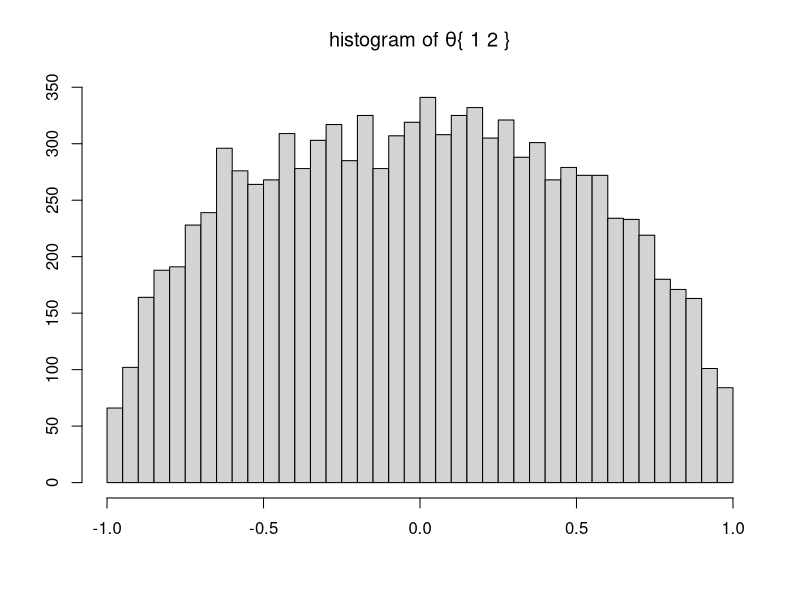
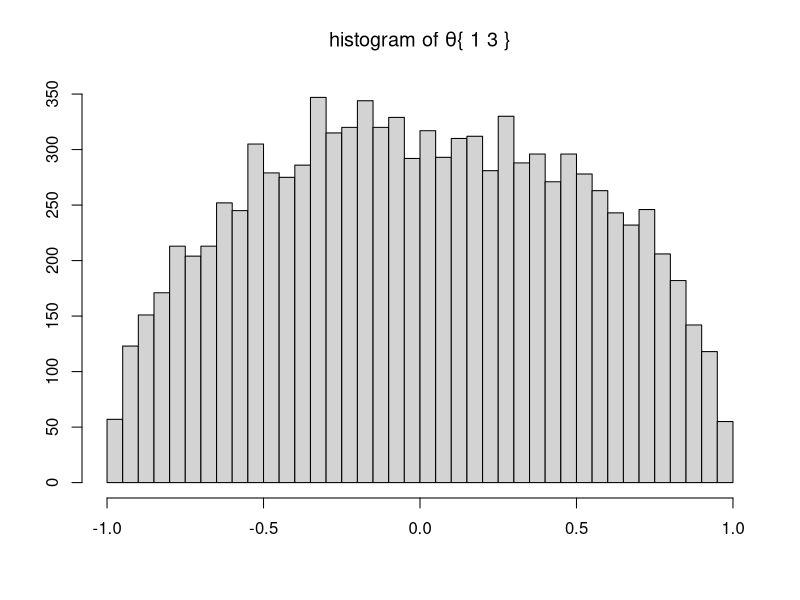
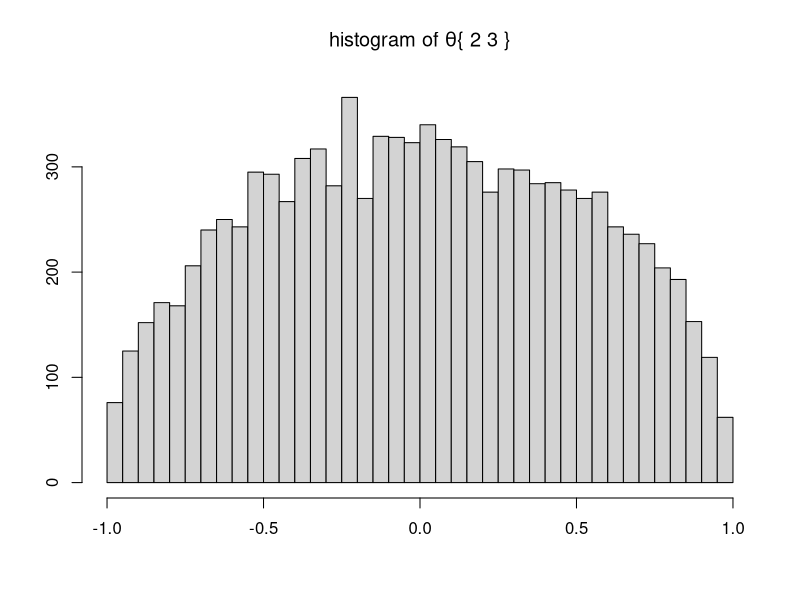
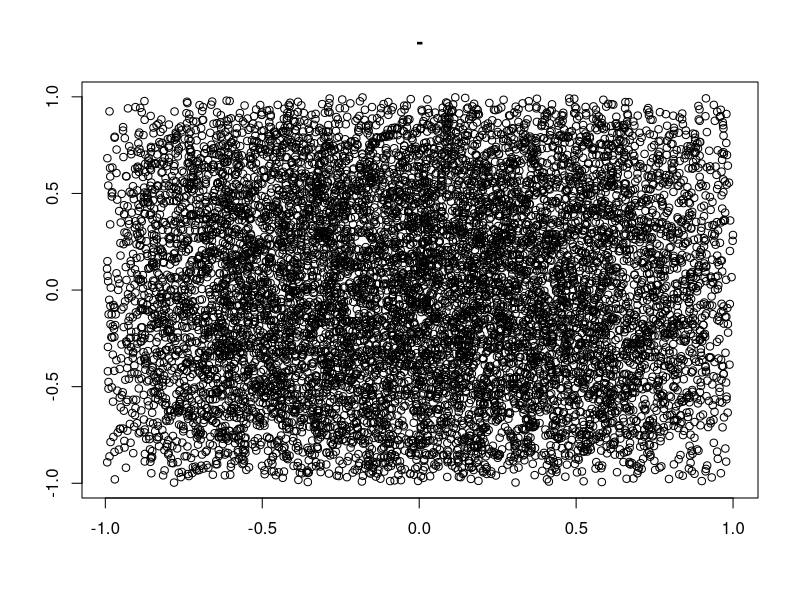
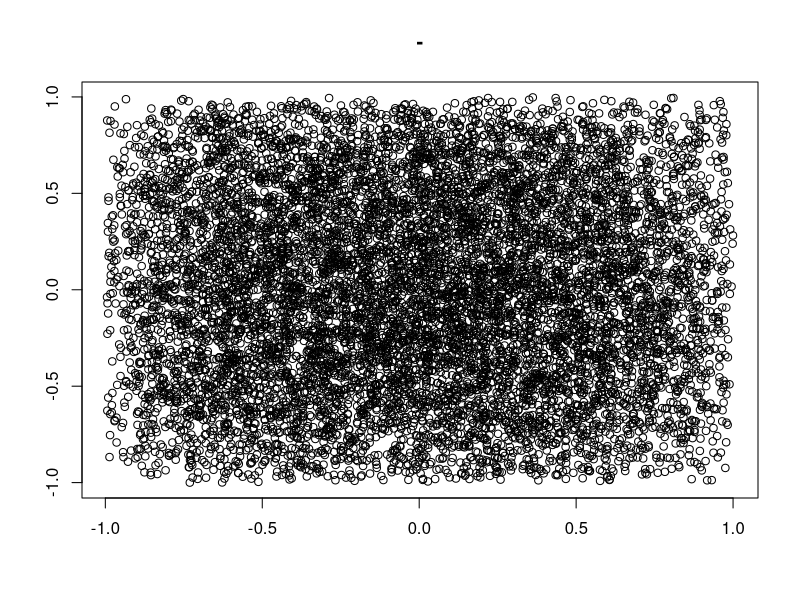
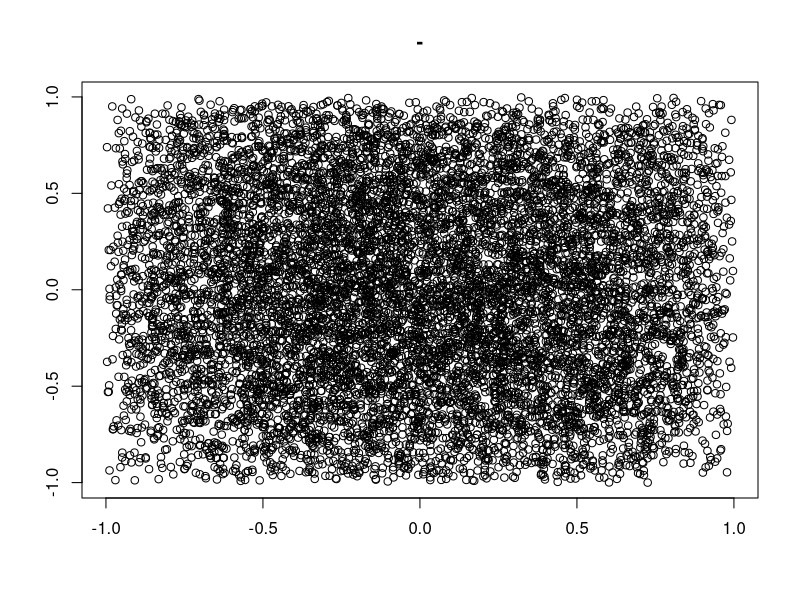

R code for these plots, in order:
#' This script shows how a jointly uniform prior on the correlations implies that the marginal distribution of 
#' each correlation is peaked around zero , as described in A. Meucci,"Risk and Asset Allocation",Springer, 2005, 
#'  Chapter 7.
#'
#' @references
#' A. Meucci - "Exercises in Advanced Risk and Portfolio Management" \url{http://symmys.com/node/170},
#' "E 281 - Bayesian: prior on correlation".
#'
#' See Meucci's script for "S_CorrelationPriorUniform.m"
#
#' @author Xavier Valls \email{xaviervallspla@@gmail.com}

##################################################################################################################
### Inputs
N = 3; # dimensionality of the problem
K = N * (N - 1) / 2;
J = 10000; # number of simulations

##################################################################################################################
### Compute correlations in all scenarios
CorrsAsTensor = array(0, dim = c(J,N,N) );
Eigs = NULL;
j    = 1;

while( j < J )
{
    C    = 2 * matrix( runif(K), 1, K ) - 1;
    Corr = diag( 1, N );
    k    = 0;
    for( n in 1 : ( N - 1 ) )
    {
        for( m in ( n + 1 ) : N )
        {
            k = k + 1;
            Corr[ n, m ] = C[ k ];
            Corr[ m, n ] = Corr[ n, m ];
        }
    }
    E = eigen(Corr)$values;
    if( min(E) > 0 )
    {
        CorrsAsTensor[ j, , ] = Corr;
        j = j + 1;
    }
    Eigs = rbind(Eigs, t(E) );
}

#####################################################################################################################
### Reassemble results in an entry-wise structure that runs on the upper triangular portion of the correlation
CorrsAsEntries = NULL;
for( n in 1 : (N-1) )
{
    for( m in (n + 1) : N )
    {
        el = list( Values = CorrsAsTensor[ , n, m ], Names =  paste("{", n, m,"}"));
              #  CorrsAsEntries[ k ]$Names  = ["\theta_{") num2str(n) num2str(m) "}"];
        CorrsAsEntries = rbind( CorrsAsEntries, el )
    }
}
#####################################################################################################################
### Plots
# univariate marginals
K     = nrow( CorrsAsEntries );
Nbins = round( 5 * log( J ) );
for( k in 1 : K )
{
    dev.new();
    hist(CorrsAsEntries[ k, ]$Values, Nbins, xlab = "", ylab = "", main = bquote( paste("histogram of ", theta, .(CorrsAsEntries[k,]$Names))));
}

# bivariate marginals
for( k in 1 : (K-1) )
{
    for( j in (k + 1) : K )
    {
        dev.new();
        plot(CorrsAsEntries[k, ]$Values,CorrsAsEntries[j, ]$Values, xlab = "", ylab = "",
         main = paste( CorrsAsEntries[ k ]$Names, ' - ', CorrsAsEntries[ j ]$Names ));
    }
}
